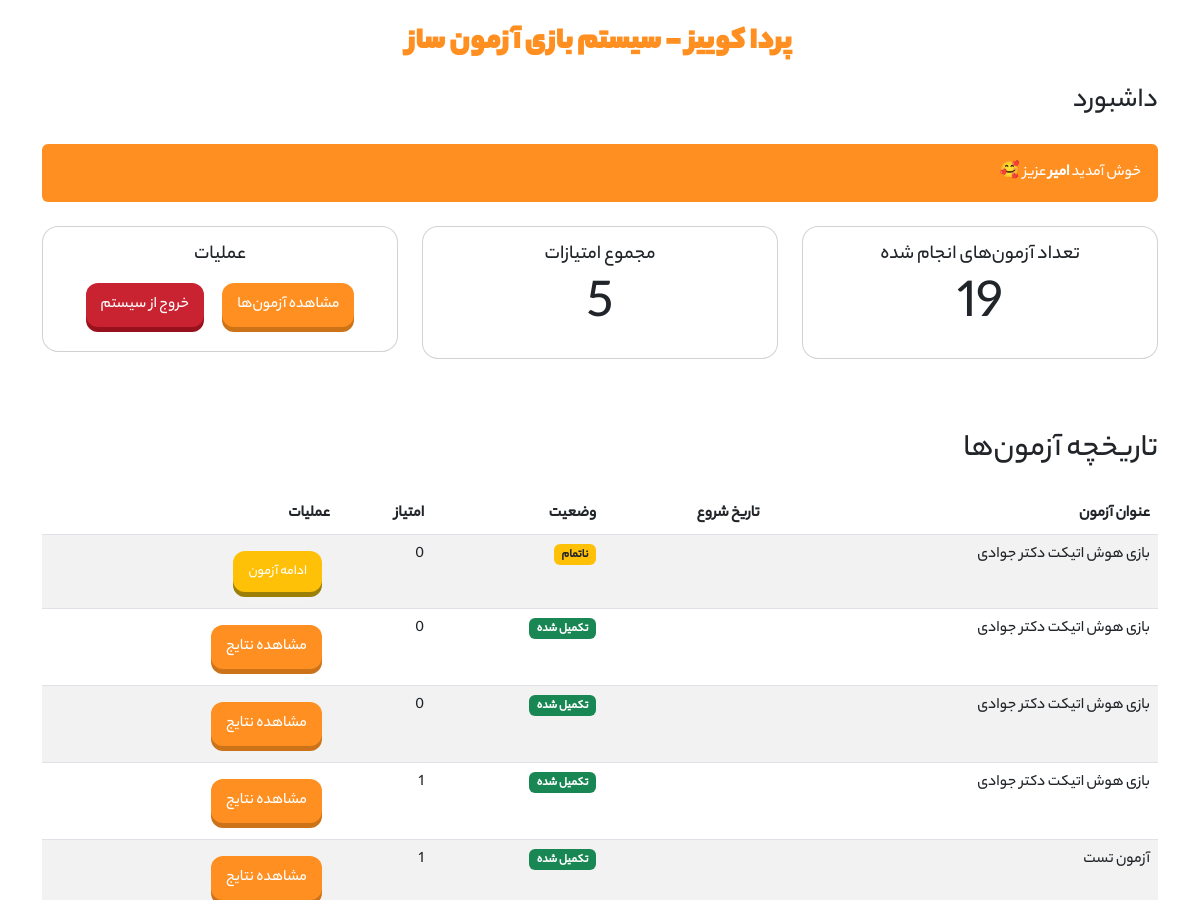
Page /dashboard/ (signed in, upper part) on the earlier database version.
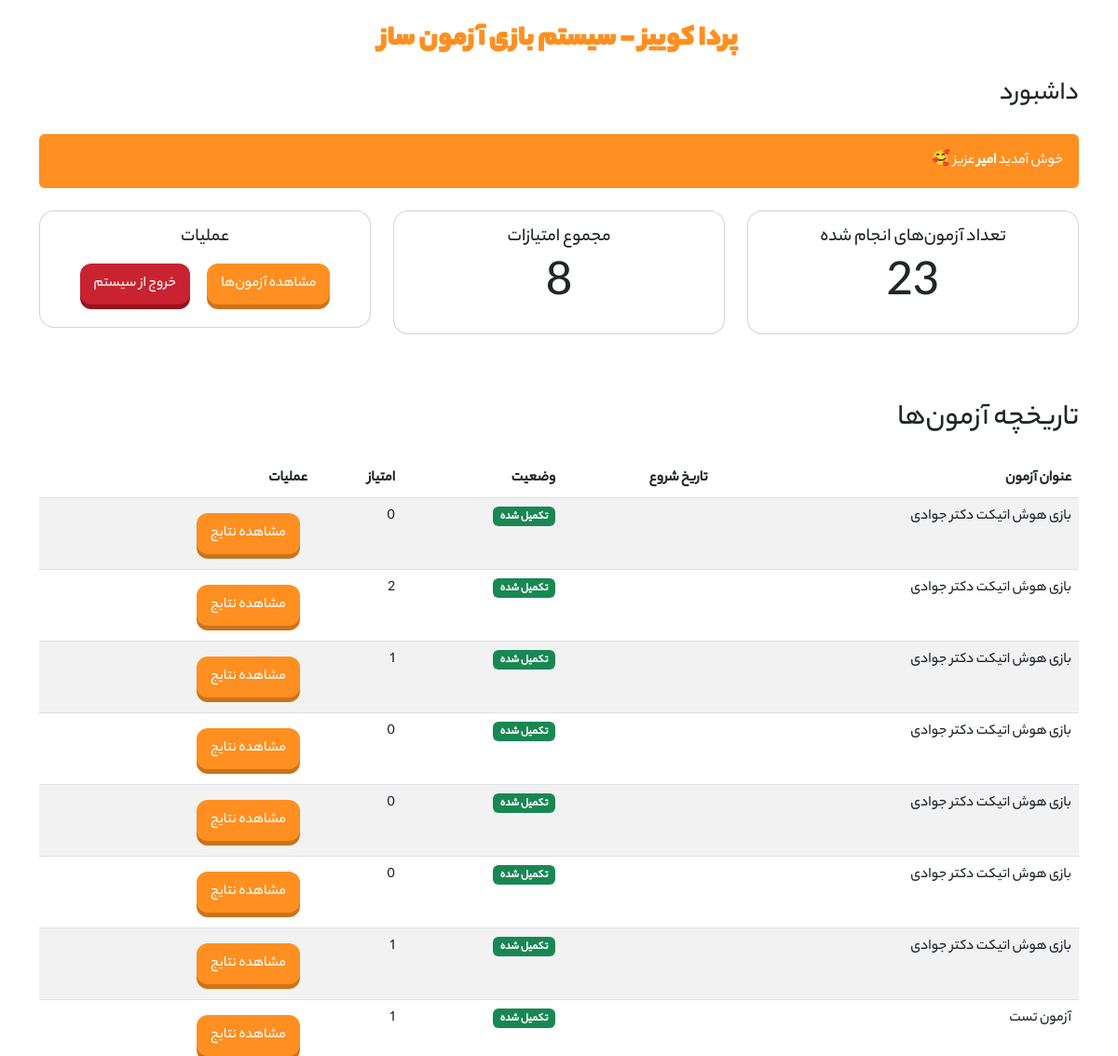
Same page on the later database version.
### quiz/models.py (models this page shows, shortened)
class QuizAttempt(models.Model):
    user = models.ForeignKey(User, on_delete=models.CASCADE, related_name='quiz_attempts')
    quiz = models.ForeignKey(Quiz, on_delete=models.CASCADE, related_name='attempts')
    start_time = models.DateTimeField(default=timezone.now)
    end_time = models.DateTimeField(null=True, blank=True)
    score = models.IntegerField(default=0)
    completed = models.BooleanField(default=False)

class Quiz(models.Model):
    title = models.CharField(max_length=200)
    description = models.TextField(blank=True)
    created_at = models.DateTimeField(auto_now_add=True)
    allow_retake = models.BooleanField(default=True, verbose_name='امکان شرکت مجدد')

### quiz/views.py (the view)
# urls.py: path('dashboard/', views.dashboard, name='dashboard'),
@login_required
def dashboard(request):
    user_attempts = QuizAttempt.objects.filter(user=request.user).order_by('-start_time')
    completed_attempts = user_attempts.filter(completed=True)
    total_quizzes_taken = completed_attempts.count()
    total_score = sum(attempt.score for attempt in completed_attempts)
    context = {
        'title': 'داشبورد',
        'user_attempts': user_attempts,
        'total_quizzes_taken': total_quizzes_taken,
        'total_score': total_score
    }
    return render(request, 'quiz/dashboard.html', context)

### quiz/templatetags/quiz_filters.py (called while the page is built)
@register.filter
def jalali_date(value, format_string="%Y/%m/%d"):
    if not value:
        return ""
    try:
        if is_aware(value):
            tehran_tz = pytz.timezone('Asia/Tehran')
            value = value.astimezone(tehran_tz)
        else:
            if settings.USE_TZ:
                tehran_tz = pytz.timezone('Asia/Tehran')
                value = tehran_tz.localize(value)
        jalali_dt = jdatetime.datetime.fromgregorian(datetime=value)
        result = jalali_dt.strftime(format_string)
        persian_numbers = {
            '0': '۰', '1': '۱', '2': '۲', '3': '۳', '4': '۴',
            '5': '۵', '6': '۶', '7': '۷', '8': '۸', '9': '۹'
        }
        for en, fa in persian_numbers.items():
            result = result.replace(en, fa)
        return result
    except Exception as e:
        return str(value)  # در صورت خطا، همان مقدار اولیه را برمی‌گرداند

### templates/quiz/dashboard.html
{% extends 'base.html' %}
{% load quiz_filters %}
{% block content %}
<h3 class="mb-4">داشبورد</h3>
<div class="alert alert-orange">خوش آمدید <b>{{request.user.first_name}}</b> عزیز 🥰
</div>
<div class="row mb-5 mt-4 ">
    <div class="col-md-4 mb-4">
        <div class="card text-center rounded-4">
            <div class="card-body">
                <h5 class="card-title">تعداد آزمون‌های انجام شده</h5>
                <p class="card-text display-4">{{ total_quizzes_taken }}</p>
            </div>
        </div>
    </div>
    <div class="col-md-4 mb-4">
        <div class="card text-center rounded-4">
            <div class="card-body">
                <h5 class="card-title">مجموع امتیازات</h5>
                <p class="card-text display-4">{{ total_score }}</p>
            </div>
        </div>
    </div>
    <div class="col-md-4 mb-4">
        <div class="card text-center rounded-4">
            <div class="card-body">
                <h5 class="card-title">عملیات</h5>
                <a href="{% url 'quiz:quiz_list' %}" class="btn btn-3d-orange">مشاهده آزمون‌ها</a>
                <a href="{% url 'accounts:logout' %}" class="btn btn-3d-danger ">خروج از سیستم</a>
            </div>
        </div>
    </div>
</div>
<h2 class="mb-4">تاریخچه آزمون‌ها</h2>
{% if user_attempts %}
<div class="table-responsive">
    <table class="table table-striped">
        <thead>
            <tr>
                <th>عنوان آزمون</th>
                <th>تاریخ شروع</th>
                <th>وضعیت</th>
                <th>امتیاز</th>
                <th>عملیات</th>
            </tr>
        </thead>
        <tbody>
            {% for attempt in user_attempts %}
            <tr>
                <td>{{ attempt.quiz.title }}</td>
                <td>{{ attempt.start_time|jalali_date:"%Y/%m/%d ساعت %H:%M"  }}</td>
                <td>
                    {% if attempt.completed %}
                    <span class="badge bg-success">تکمیل شده</span>
                    {% else %}
                    <span class="badge bg-warning text-dark">ناتمام</span>
                    {% endif %}
                </td>
                <td>{{ attempt.score }}</td>
                <td>
                    {% if attempt.completed %}
                    <a href="{% url 'quiz:quiz_results' attempt.id %}" class="btn btn-sm btn-3d-orange">مشاهده نتایج</a>
                    {% else %}
                    <a href="{% url 'quiz:quiz_attempt' attempt.id %}" class="btn btn-sm btn-3d-warning">ادامه آزمون</a>
                    {% endif %}
                </td>
            </tr>
            {% endfor %}
        </tbody>
    </table>
</div>
{% else %}
<div class="alert alert-info">
    شما هنوز در هیچ آزمونی شرکت نکرده‌اید.
</div>
{% endif %}
{% endblock %}

### templates/base.html (shortened to what this page needs)
{% load static %}
<!DOCTYPE html>
<html lang="fa" dir="rtl">
<head>
    <link rel="stylesheet" href="https://cdn.jsdelivr.net/npm/bootstrap@5.3.0/dist/css/bootstrap.rtl.min.css">
    <link rel="stylesheet" href="{% static 'css/style.css' %}">
</head>
<body>
    <main class="container mt-4">
        <a href="{% url 'quiz:home' %}">
        <h2 class="text-center mt-4 mb-4 fw-bold title-page text-orange">پردا کوییز - سیستم بازی آزمون ساز</h2>
    </a>
        {% block content %}{% endblock %}
    </main>
</body>
</html>

### static/css/style.css (style rules this page uses)
body { font-family: 'YekanBakhMedium'; }
a { text-decoration: none !important; }
.title-page { font-family: 'YekanBakhFat' !important; font-weight: bold; }
.text-orange { color: #ff8f20 !important; }
.btn-3d-orange { font-size: 16px; display: inline-block; padding: 10px 15px; margin: 8px; background-color: #ff8f20; color: white; text-decoration: none; border-radius: 12px; border: none; box-shadow: 0 5px 0 #cc731a, 0 8px 10px rgba(255, 255, 255, 0.2); transition: all 0.1s ease; position: relative; top: 0; }
.btn-3d-danger { font-size: 16; display: inline-block; padding: 10px 15px; margin: 8px; background-color: #c92230; color: white; text-decoration: none; border-radius: 12px; border: none; box-shadow: 0 5px 0 #97121d, 0 8px 10px rgba(255, 255, 255, 0.2); transition: all 0.1s ease; position: relative; top: 0; }
.alert-orange { background-color: #ff8f20 !important; color: white; }

Differences in the rows shown:
added QuizAttempt: quiz "بازی هوش اتیکت دکتر جوادی", completed "تکمیل شده", score "0"
added QuizAttempt: quiz "بازی هوش اتیکت دکتر جوادی", completed "تکمیل شده", score "2"
added QuizAttempt: quiz "بازی هوش اتیکت دکتر جوادی", completed "تکمیل شده", score "1"
changed QuizAttempt (number 4 of 8 on the later page): completed "ناتمام ادامه آزمون" → "تکمیل شده مشاهده نتایج"
Other differences:
{{ total_quizzes_taken }}: "19" → "23"
{{ total_score }}: "5" → "8"
